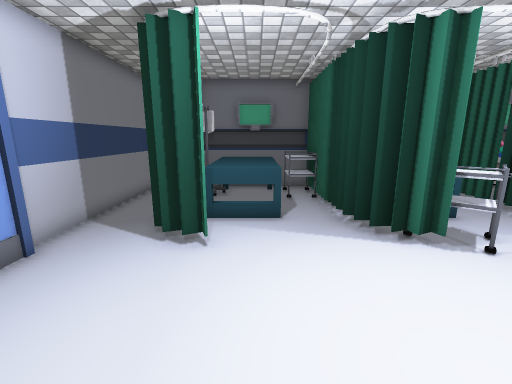
View 1 (above)

21 first-person views from a walk through a Unity game level. The camera is 1.4 m above the floor, tilts 12° down and sees 90° across. The floor is counted in squares, 0.5 m on a side. Each view is taken from the middle of a square. On the plan, view 1 faces up. The plan holds only what a view shows up to about 19 squares ahead; the rest is blank. The player is left out. Some animated figures are left out. Some surface patterns are stand-ins.

View 2
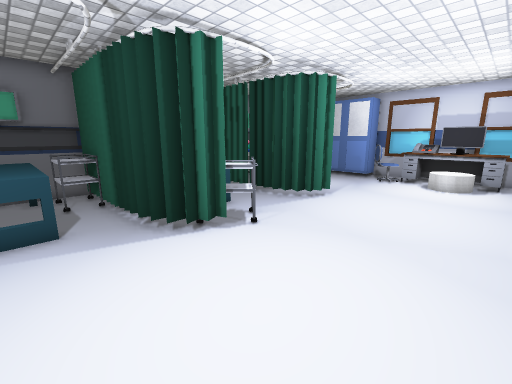

View 3
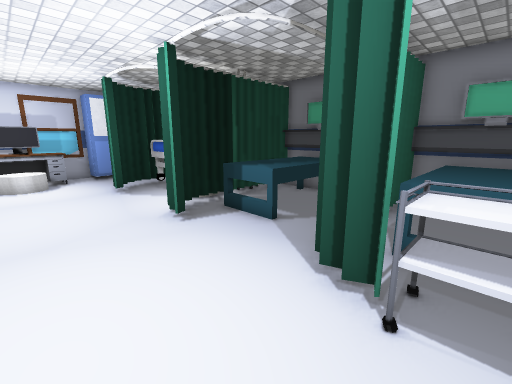

View 4
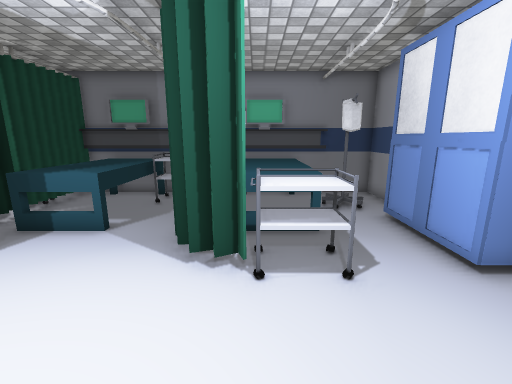

View 5
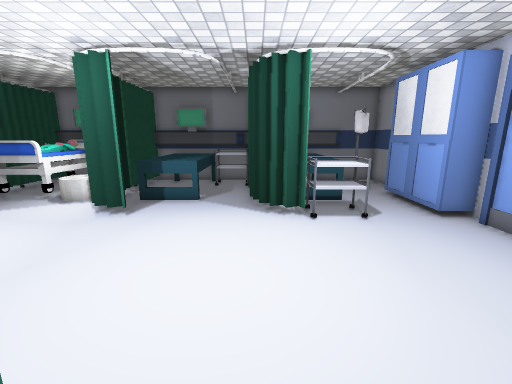

View 6
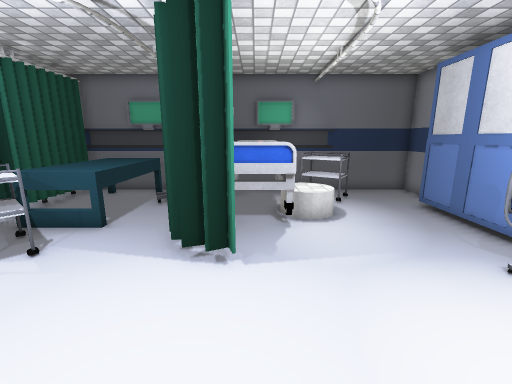

View 7
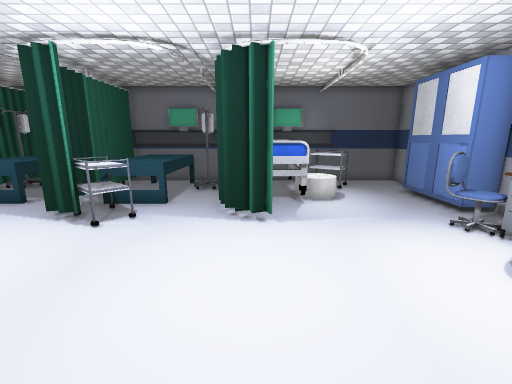

View 8
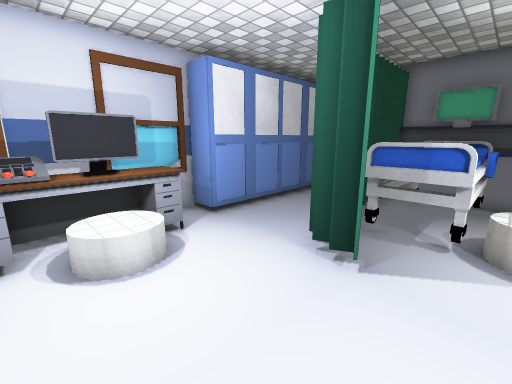

View 9
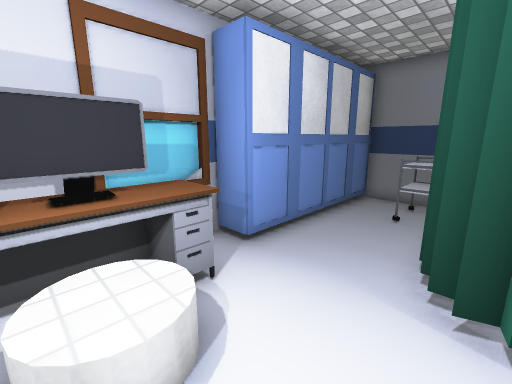

View 10
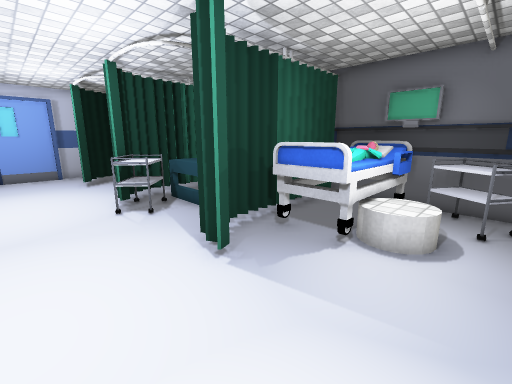

View 11
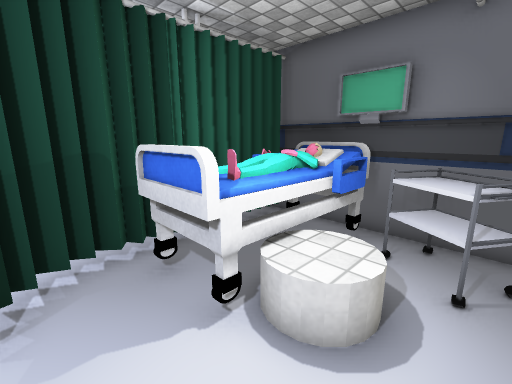

View 12
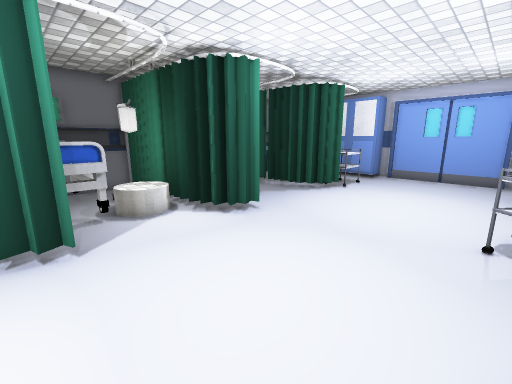

View 13
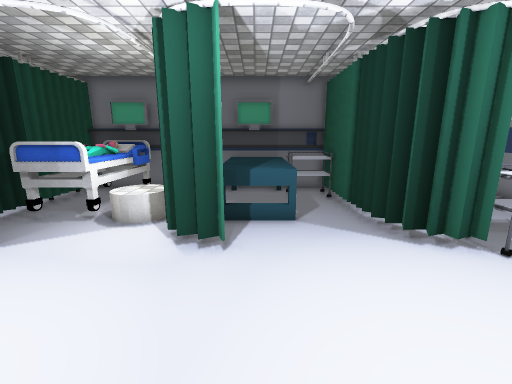

View 14
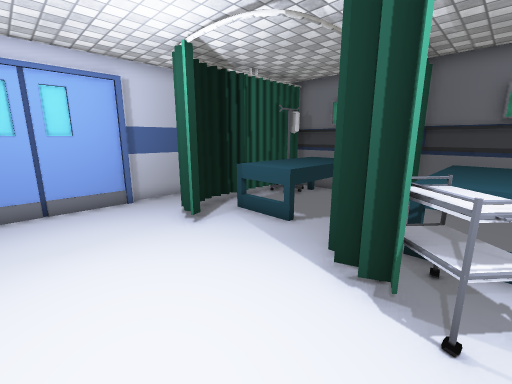

View 15
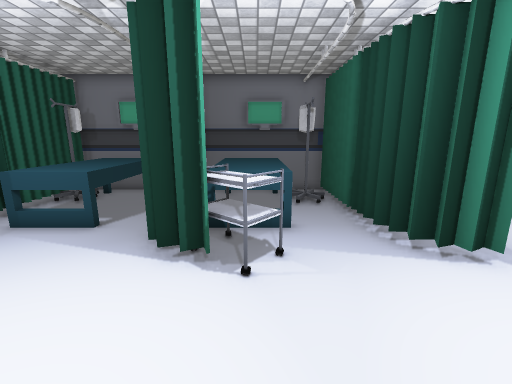

View 16
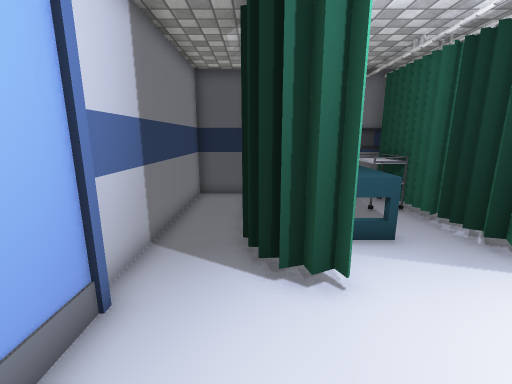

View 17
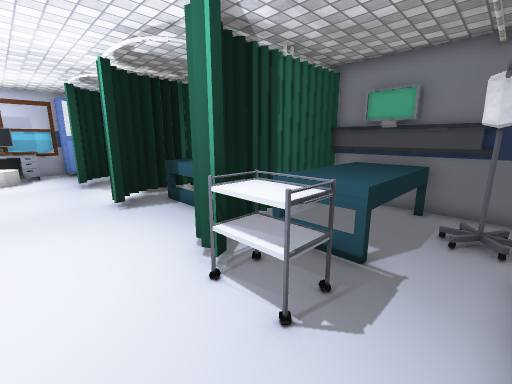

View 18
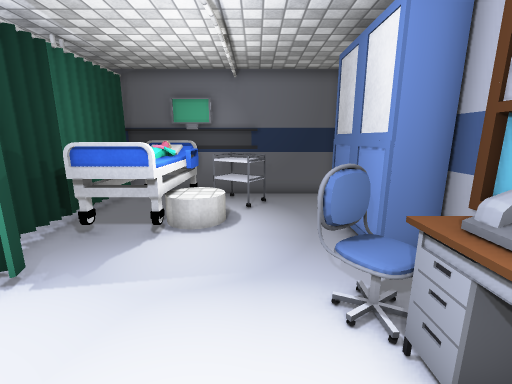

View 19
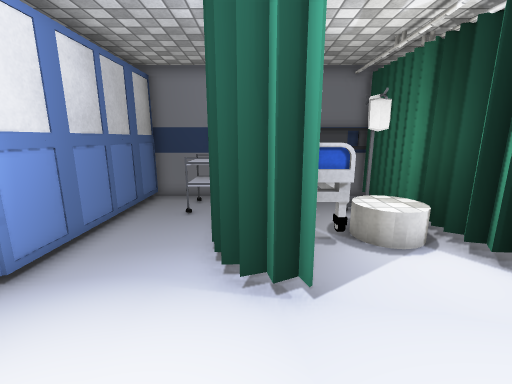

View 20
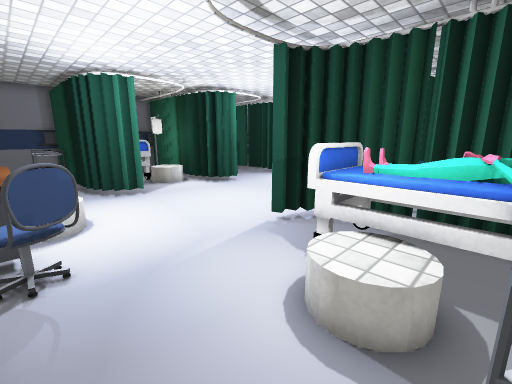

View 21
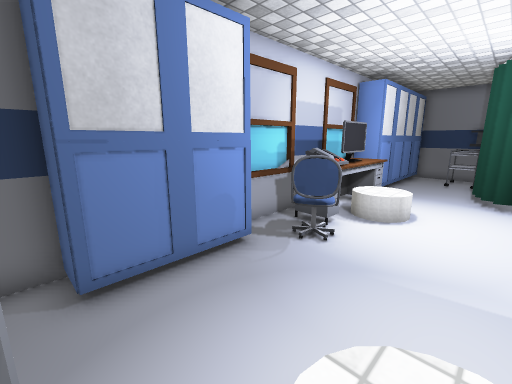

### Floor plan
Key: @ floor where view 1 was taken; # wall or solid block; x gap in a wall; . main floor; : floor 0.25 m higher than the main floor; / step, stairs or slope; ^ raised ledge; B bed; C cabinet; H chair; E desk; P phone; O other object.
Columns run from 6 left of view 1 to 20 right of it. Each row starts with its distance up from view 1.
 15 ###########################
 14 #..#^^^^O#.^^^.##BBBOOO...#
 13 #..#O^^^O#.^^^OO# BBOOO...#
 12 #..#^^^^O#.^^^/##BBB.OO.. #
 11 #..#^^^^.#.^^^.##BBBO....C#
 10 #..#^^^^.#.^^^.##BBBO....C
  9 #..#^^^^.#.^^^.##BBB.....C
  8 #..#.....##OO...#........C#
  7 #..##....##OOO..##......HC#
  6 #...#.....#OO....#.....HH.#
  5 #.......................EE#
  4 #.......................PP#
  3 #......................OOO#
  2 #......................Ox #
  1 #.......................EE#
  0 # ....@.................EE#
 -1 #C..OO##.....##.....#....C#
 -2  C..OOO##....###....##...C#
 -3  C..... #.....##..BBB#...C
 -4  C..^^^^#..^^^## OBBB#...C
 -5  #..^^^^#..^^^.# .B B#...C
 -6  .OO^^^^# .^^^.#O.B B#O..C
 -7 #.O.^^^^#OO^^^.#:BB B#OO.C
 -8 #...^^^^#OO^^^.#.BBBB#OO.C
 -9 #########################C

Where each view was taken, in squares from view 1:
view 1: 0 up, 0 right, facing up
view 2: 0 up, 0 right, facing up-right
view 3: 3 up, 1 left, facing down-right
view 4: 4 up, 0 right, facing down
view 5: 8 up, 2 right, facing down
view 6: 1 up, 12 right, facing up
view 7: 2 down, 11 right, facing up
view 8: 4 up, 11 right, facing down-right
view 9: 3 up, 14 right, facing down-right
view 10: 3 up, 16 right, facing up-left
view 11: 7 up, 16 right, facing up-left
view 12: 6 up, 14 right, facing down-left
view 13: 5 up, 6 right, facing down
view 14: 2 up, 6 right, facing up-left
view 15: 1 up, 6 right, facing up
view 16: 2 up, 3 left, facing up
view 17: 2 up, 4 left, facing down-right
view 18: 2 up, 16 right, facing up
view 19: 3 up, 14 right, facing down
view 20: 12 up, 18 right, facing down-left
view 21: 12 up, 14 right, facing down-right
